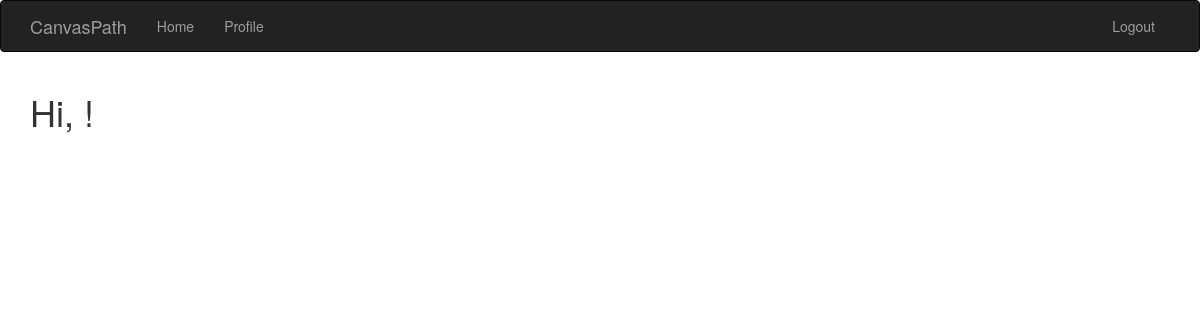
The app's page /home (signed in), older data.
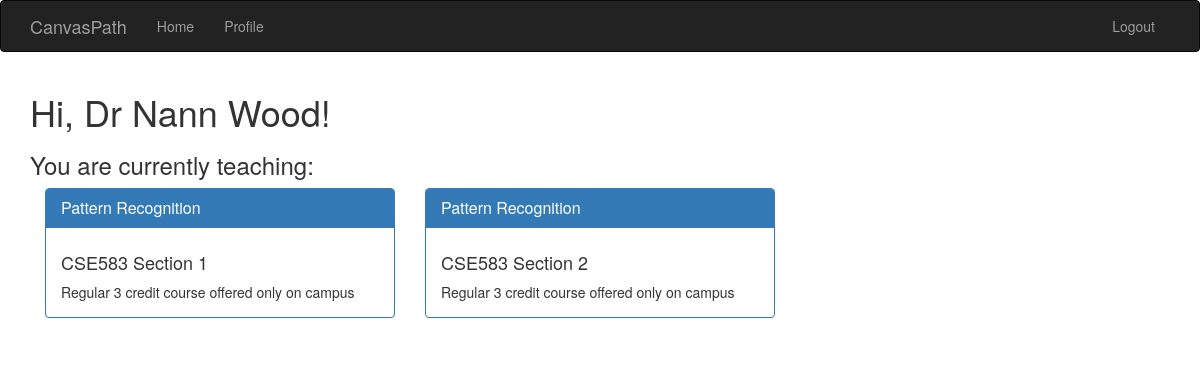
The same page, newer data.
### tables this page shows
CREATE TABLE User(
                      email CHAR(22) NOT NULL,
                      password CHAR(95) NOT NULL,
                      name CHAR(50) NOT NULL,
                      age INTEGER NOT NULL,
                      gender CHAR(1) NOT NULL,
                      acct_type CHAR(1) NOT NULL,
                      PRIMARY KEY (email));

CREATE TABLE Course(
                      course_id CHAR(15) NOT NULL,
                      course_name CHAR(65) NOT NULL,
                      course_description VARCHAR(120) NOT NULL,
                      PRIMARY KEY (course_id));

CREATE TABLE Section(
                      course_id CHAR(15) NOT NULL,
                      sec_no INTEGER NOT NULL,
                      section_type CHAR(3) NOT NULL,
                      sec_limit INTEGER NOT NULL,
                      prof_team_id INTEGER NOT NULL,
                      PRIMARY KEY (course_id, sec_no),
                      FOREIGN KEY (course_id) REFERENCES Course(course_id),
                      FOREIGN KEY (prof_team_id) REFERENCES Prof_teams(team_id));

### app/routes.py (the view)
@app.route('/')
@app.route('/home')
@login_required
def home():
    sid_list = []
    sections = []
    if current_user.user_type == "P":
        sid_list = current_user.get_sections_teaching()
    if current_user.user_type == "S":
        sid_list = current_user.get_enrollments()
    for sec_id in sid_list:
        sec = Section(sec_id[0], sec_id[1])
        link = ""
        if current_user.user_type == "P":
            link = url_for('managecourse', section_id=sec.sec_id)
        if current_user.user_type == "S":
            link = url_for('course', section_id=sec.sec_id)
        sections.append(
            {"cid": sec.course_id, "sno": sec.sec_no, "link": link, "name": sec.course_name, "desc": sec.course_desc})
    return render_template('home.html', title='Home', sections=sections)

### app/models.py (called while the page is built)
@login.user_loader
def load_user(id):
    return User(id)

    def get_sections_teaching(self):
        connection = sql.connect('canvaspath.sqlite')
        cursor = connection.cursor()
        sections = set()
        cursor.execute(
            """SELECT S.course_id, S.sec_no FROM Section S WHERE S.prof_team_id IN
            (SELECT team_id FROM Prof_team_members T WHERE T.prof_email = ?)""", [self.id])
        for row in cursor:
            sections.add((row[0], row[1]))
        cursor.close()
        connection.close()
        return sections

### app/templates/home.html (shortened to what this page needs)
{% extends "base.html" %}
{% block app_content %}
    <h1>Hi, {{ current_user.name }}!</h1>
    {% if current_user.user_type == "P" %}
    <h3>You are currently teaching:</h3>
    {% endif %}
    <div class=row">
        {% for section in sections %}
            <div class="col-sm-4">
                {% include '_coursepanel.html' %}
            </div>
        {% endfor %}
    </div>
{% endblock %}

### app/templates/_coursepanel.html
<div class="panel panel-primary">
        <div class="panel-heading">
            <h3 class="panel-title">
                <a href="{{ section.link }}">{{ section.name }}</a>
            </h3>
        </div>
    <div class="panel-body">
        <h4>{{ section.cid }} Section {{ section.sno }}</h4>
        {{ section.desc }}
    </div>
</div>

Row changes from the older to the newer data that the page shows:
now on this page (row edited): User: name "Dr Nann Wood"
now on this page (row unchanged): Course: name "Pattern Recognition" "Pattern Recognition", desc "Regular 3 credit course offered only on campus" "Regular 3 credit course offered only on campus"
now on this page (row unchanged): Section: cid "CSE583"
now on this page (row unchanged): Section: cid "CSE583"
Text that changed along with them:
text now shown: "You are currently teaching:"
new list line: "Section 1"
new list line: "Section 2"
